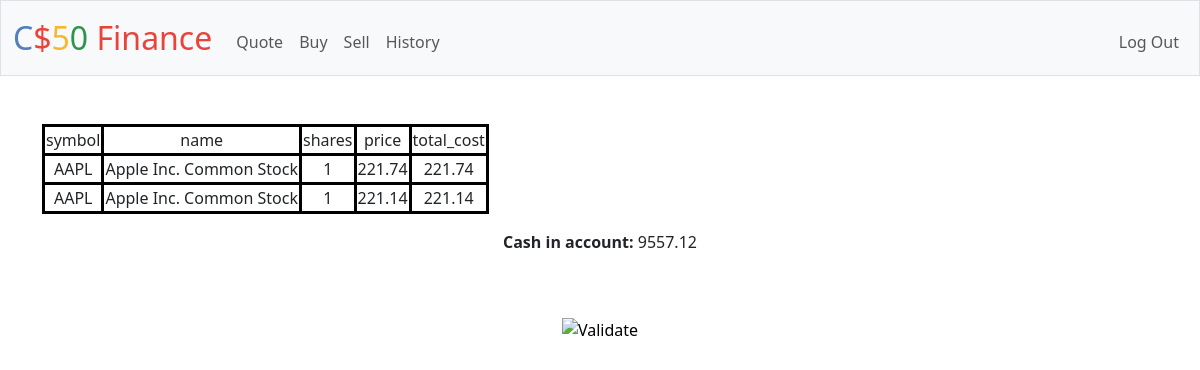
Page / (signed in) on the earlier database version.
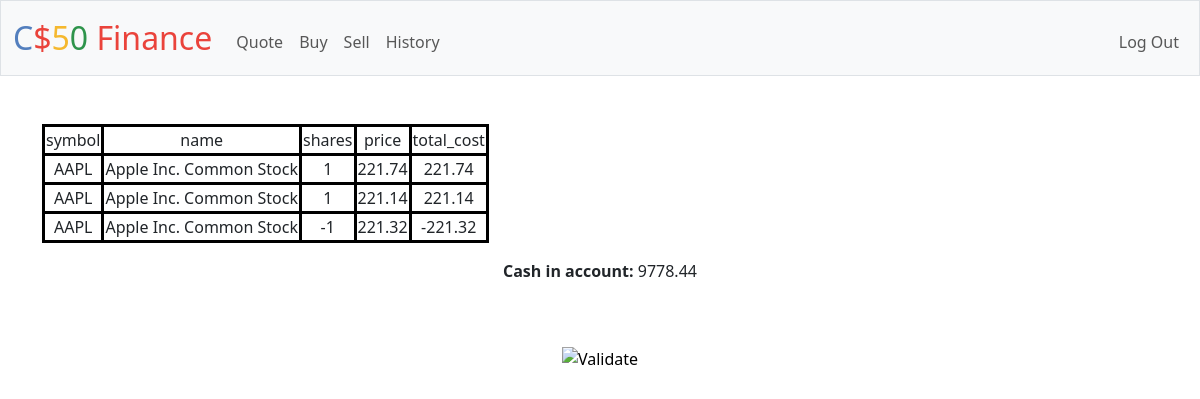
Same page on the later database version.
### tables this page shows
CREATE TABLE transactions (id INTEGER PRIMARY KEY AUTOINCREMENT NOT NULL,user_id INTEGER NOT NULL, stock_name TEXT NOT NULL, stock_symbol TEXT NOT NULL, price NUMERIC NOT NULL, time TIMESTAMP DEFAULT CURRENT_TIMESTAMP, shares INTEGER NOT NULL, FOREIGN KEY (user_id) REFERENCES users (id));

CREATE TABLE users (id INTEGER PRIMARY KEY AUTOINCREMENT NOT NULL, username TEXT NOT NULL, hash TEXT NOT NULL, cash NUMERIC NOT NULL DEFAULT 10000.00);

### app.py (the view)
@app.route("/")
@login_required
def index():
    user_id = session["user_id"]
    rows = db.execute("SELECT stock_symbol, stock_name, shares, price, shares * price AS total_cost FROM transactions WHERE user_id = ?", user_id)
    current_cash = db.execute("SELECT cash FROM users WHERE id = ?", user_id)[0]["cash"]
    return render_template("index.html", rows=rows, current_cash=current_cash)

### app.py (called while the page is built)
@app.after_request
def after_request(response):
    response.headers["Cache-Control"] = "no-cache, no-store, must-revalidate"
    response.headers["Expires"] = 0
    response.headers["Pragma"] = "no-cache"
    return response

### helpers.py (called while the page is built)
def login_required(f):
    @wraps(f)
    def decorated_function(*args, **kwargs):
        if session.get("user_id") is None:
            return redirect("/login")
        return f(*args, **kwargs)
    return decorated_function

### templates/index.html (shortened to what this page needs)
{% extends "layout.html" %}
{% block main %}
    <table>
        <tr>
            <td>symbol</td>
            <td>name</td>
            <td>shares</td>
            <td>price</td>
            <td>total_cost</td>
        </tr>
        <tr>
        {% for row in rows %}
            <td>{{row.stock_symbol}}</td>
            <td>{{row.stock_name}}</td>
            <td>{{row.shares}}</td>
            <td>{{row.price}}</td>
            <td>{{row.total_cost}}</td>
        </tr>
        {% endfor %}
    </table>
    <p><div><b>Cash in account: </b>{{current_cash}}</div></p>
{% endblock %}

### templates/layout.html (shortened to what this page needs)
<!DOCTYPE html>
<html lang="en">
    <head>
        <link href="https://cdn.jsdelivr.net/npm/bootstrap@5.3.3/dist/css/bootstrap.min.css" rel="stylesheet">
        <link href="/static/styles.css" rel="stylesheet">
    </head>
    <body>
        <nav class="bg-light border navbar navbar-expand-md navbar-light">
            <div class="container-fluid">
                <a class="navbar-brand" href="/"><span class="blue">C</span><span class="red">$</span><span class="yellow">5</span><span class="green">0</span> <span class="red">Finance</span></a>
                <div class="collapse navbar-collapse" id="navbar">
                    {% if session["user_id"] %}
                        <ul class="navbar-nav me-auto mt-2">
                            <li class="nav-item"><a class="nav-link" href="/quote">Quote</a></li>
                            <li class="nav-item"><a class="nav-link" href="/buy">Buy</a></li>
                            <li class="nav-item"><a class="nav-link" href="/sell">Sell</a></li>
                            <li class="nav-item"><a class="nav-link" href="/history">History</a></li>
                        </ul>
                        <ul class="navbar-nav ms-auto mt-2">
                            <li class="nav-item"><a class="nav-link" href="/logout">Log Out</a></li>
                        </ul>
                    {% else %}
                        <ul class="navbar-nav ms-auto mt-2">
                            <li class="nav-item"><a class="nav-link" href="/register">Register</a></li>
                            <li class="nav-item"><a class="nav-link" href="/login">Log In</a></li>
                        </ul>
                    {% endif %}
                </div>
            </div>
        </nav>
        <main class="container py-5 text-center">
            {% block main %}{% endblock %}
        </main>
        <footer class="mb-5">
            <form action="https://validator.w3.org/check" class="text-center" enctype="multipart/form-data" method="post" target="_blank">
                <input alt="Validate" src="/static/I_heart_validator.png" type="image">
            </form>
        </footer>
    </body>
</html>

### static/styles.css (style rules this page uses)
nav .navbar-brand { font-size: xx-large; }
nav .navbar-brand .blue { color: #537fbe; }
nav .navbar-brand .red { color: #ea433b; }
nav .navbar-brand .yellow { color: #f5b82e; }
nav .navbar-brand .green { color: #2e944b; }
table { border: solid black; }
tr { border: solid black; }
td { border: solid black; }

Differences in the rows shown:
added transactions: stock_symbol "AAPL", stock_name "Apple Inc. Common Stock", shares "-1", price "221.32", total_cost "-221.32"
changed users: cash "9557.12" → "9778.44"
